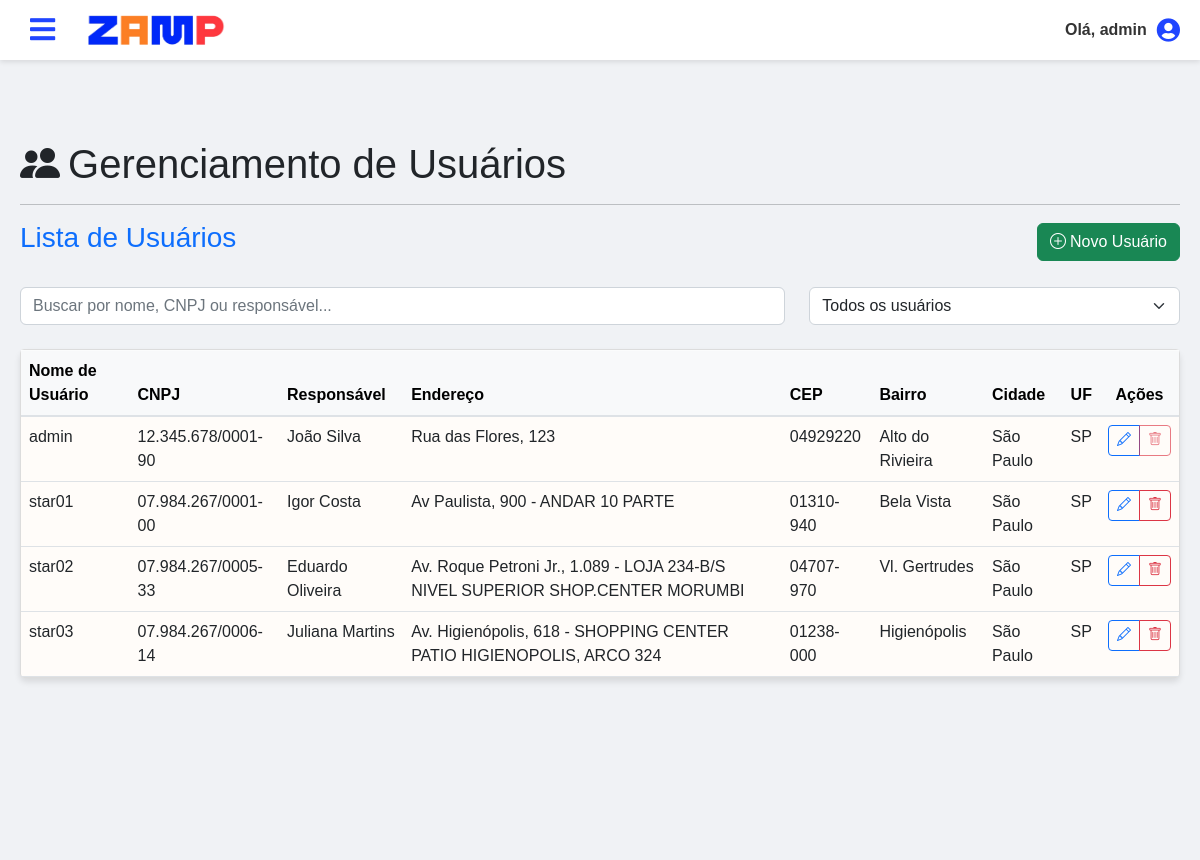
The app's page /pages/admin/usuarios.php (signed in) with its own data.
### tables this page shows
CREATE TABLE usuarios (
    id INT NOT NULL AUTO_INCREMENT PRIMARY KEY,
    username VARCHAR(255) NOT NULL UNIQUE,
    password VARCHAR(255) NOT NULL,
    tipo_usuario INT NOT NULL,
    cnpj VARCHAR(20),
    responsavel VARCHAR(255),
    endereco VARCHAR(255),
    cep VARCHAR(10),
    bairro VARCHAR(100),
    cidade VARCHAR(100),
    uf CHAR(2),  
    nome VARCHAR(255),
    data_cadastro DATETIME DEFAULT CURRENT_TIMESTAMP,
    eh_filial BOOLEAN DEFAULT FALSE,
    nome_filial VARCHAR(255) NULL,
    FOREIGN KEY (tipo_usuario) REFERENCES tipo_usuario(id)
);

### pages/admin/usuarios.php (the view, shortened to what this page needs)
<?php
include '../../includes/db.php';
$sql_select_users = "SELECT * FROM usuarios";
$result_users = $conn->query($sql_select_users);
?>
<!DOCTYPE html>
<html lang="pt-BR">
<head>
    <link href="https://stackpath.bootstrapcdn.com/bootstrap/4.5.2/css/bootstrap.min.css" rel="stylesheet">
    <link href="https://cdn.jsdelivr.net/npm/bootstrap@5.2.3/dist/css/bootstrap.min.css" rel="stylesheet">
    <link href="https://cdn.jsdelivr.net/npm/bootstrap-icons@1.10.0/font/bootstrap-icons.css" rel="stylesheet">
    <link rel="stylesheet" href="https://cdnjs.cloudflare.com/ajax/libs/font-awesome/5.15.4/css/all.min.css">
    <?php
        if (file_exists(__DIR__ . '/../../includes/header_com_menu.php')) {
            include __DIR__ . '/../../includes/header_com_menu.php';
        } else {
            echo "";
        }
    ?>
    <link rel="stylesheet" href="../../css/dashboard.css">
    <link rel="stylesheet" href="../../css/usuarios.css">
</head>
<body class="hcm-body-fixed-header">
    <div class="hcm-main-content">
        <div class="header">
            <h1><i class="bi bi-people-fill me-2"></i>Gerenciamento de Usuários</h1>
            <hr>
        </div>
        <div class="main-content">
            <div class="d-flex justify-content-between align-items-center mb-4">
                <h2 class="text-primary h3">Lista de Usuários</h2>
                <a href="cadastro_usuario.php" class="btn btn-success">
                    <i class="bi bi-plus-circle me-1"></i>Novo Usuário
                </a>
            </div>
            <div class="search-container mb-4">
                <div class="row">
                    <div class="col-md-8 mb-3 mb-md-0">
                        <div class="search-wrapper">
                            <input type="text" id="searchUsuario" class="search-input form-control"
                                placeholder="Buscar por nome, CNPJ ou responsável...">
                        </div>
                    </div>
                    <div class="col-md-4">
                        <select class="form-select search-input" id="filterUsuario">
                            <option value="">Todos os usuários</option>
                        </select>
                    </div>
                </div>
            </div>
            <div class="card card-custom border-0">
                <div class="card-body p-0">
                    <div class="table-responsive">
                        <table class="table table-hover mb-0">
                            <thead class="table-light">
                                <tr>
                                    <th>Nome de Usuário</th>
                                    <th>CNPJ</th>
                                    <th>Responsável</th>
                                    <th>Endereço</th>
                                    <th>CEP</th>
                                    <th>Bairro</th>
                                    <th>Cidade</th>
                                    <th>UF</th>
                                    <th class="text-center">Ações</th>
                                </tr>
                            </thead>
                            <tbody>
                                <?php if ($result_users->num_rows > 0): ?>
                                    <?php while ($row = $result_users->fetch_assoc()): ?>
                                    <tr data-tipo="<?php echo ($row['tipo_usuario'] == 1 || $row['tipo_usuario'] == 2) ? 'admin' : 'cliente'; ?>">
                                        <td><?php echo htmlspecialchars($row['username']); ?></td>
                                        <td><?php echo htmlspecialchars($row['cnpj']); ?></td>
                                        <td><?php echo htmlspecialchars($row['responsavel']); ?></td>
                                        <td><?php echo htmlspecialchars($row['endereco']); ?></td>
                                        <td><?php echo htmlspecialchars($row['cep']); ?></td>
                                        <td><?php echo htmlspecialchars($row['bairro']); ?></td>
                                        <td><?php echo htmlspecialchars($row['cidade']); ?></td>
                                        <td><?php echo htmlspecialchars($row['uf']); ?></td>
                                        <td class="text-center">
                                            <div class="btn-group" role="group">
                                                <a href="editar_usuario.php?id=<?php echo $row['id']; ?>"
                                                    class="btn btn-sm btn-outline-primary">
                                                    <i class="bi bi-pencil"></i>
                                                </a>
                                                <?php if ($row['tipo_usuario'] == 1): ?>
                                                    <button class="btn btn-sm btn-outline-danger" disabled>
                                                        <i class="bi bi-trash"></i>
                                                    </button>
                                                <?php else: ?>
                                                    <button onclick="confirmDelete(<?php echo $row['id']; ?>)"
                                                        class="btn btn-sm btn-outline-danger">
                                                        <i class="bi bi-trash"></i>
                                                    </button>
                                                <?php endif; ?>
                                            </div>
                                        </td>
                                    </tr>
                                    <?php endwhile; ?>
                                <?php else: ?>
                                    <tr><td colspan="9" class="text-center">Nenhum usuário encontrado.</td></tr>
                                <?php endif; ?>
                            </tbody>
                        </table>
                    </div>
                </div>
            </div>
        </div>
    </div>
</body>
</html>

### css/header_com_menu.css (style rules this page uses)
body.hcm-body-fixed-header { padding-top: 60px; margin: 0; font-family: 'Arial', sans-serif; background-color: #f0f2f5; }
.hcm-main-content { margin-top: 60px; padding: 20px; background-color: #f0f2f5; width: 100%; box-sizing: border-box; min-height: calc(100vh - 60px); transition: margin-left 0.3s ease; }

### css/dashboard.css (style rules this page uses)
* { margin: 0; padding: 0; box-sizing: border-box; }
.card-body { background-color: #fffcf9; border: 1px solid rgb(220, 220, 220); border-radius: .25rem; padding: 1.25rem; }

### css/usuarios.css (style rules this page uses)
.card-custom { box-shadow: 0 4px 6px rgba(0,0,0,0.1); }

### records on screen
usuarios: username "admin", cnpj "12.345.678/0001-90", responsavel "João Silva", endereco "Rua das Flores, 123", cep "04929220", bairro "Alto do Rivieira", cidade "São Paulo", uf "SP"
usuarios: username "star01", cnpj "07.984.267/0001-00", responsavel "Igor Costa", endereco "Av Paulista, 900 - ANDAR 10 PARTE", cep "01310-940", bairro "Bela Vista", cidade "São Paulo", uf "SP"
usuarios: username "star02", cnpj "07.984.267/0005-33", responsavel "Eduardo Oliveira", endereco "Av. Roque Petroni Jr., 1.089 - LOJA 234-B/S NIVEL SUPERIOR SHOP.CENTER MORUMBI", cep "04707-970", bairro "Vl. Gertrudes", cidade "São Paulo", uf "SP"
usuarios: username "star03", cnpj "07.984.267/0006-14", responsavel "Juliana Martins", endereco "Av. Higienópolis, 618 - SHOPPING CENTER PATIO HIGIENOPOLIS, ARCO 324", cep "01238-000", bairro "Higienópolis", cidade "São Paulo", uf "SP"

### other values on screen
$_SESSION['username'] "admin"
